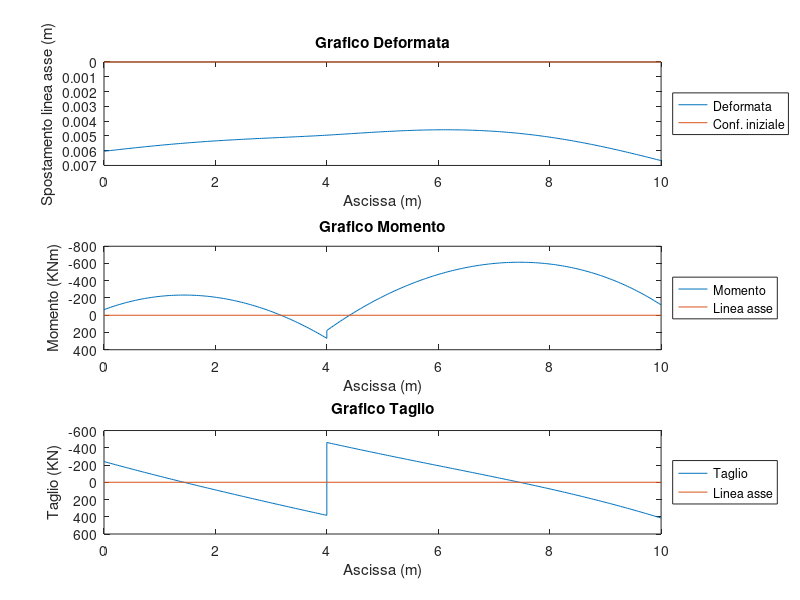

This figure's MATLAB source:
clear all
close all

% Dati numerici
                     
qn=19.5;                    %KN/m
bn=1.3;                     %m
kn=25000;                   %KN/m^3
En=31500000;                %KN/m^3
Jn=0.0634;                  %m^4
Nan=240;                    %KN
Nbn=845;                    %KN
Ncn=415;                    %KN
Man=65;                     %KNm
Mbn=92;                     %KNm
Mcn=120;                    %KNm  
L1n=4;                      %m
L2n=6;                      %m
an=(kn*bn/(4*En*Jn))^(1/4);
qstar=4*an^4*qn/(kn*bn);    %KN/m

n=25;                       

n1=n*4;                     %Numero punti tratto 1
n2=n*6;                     %Numero punti tratto 2
Ds1=L1n/(n1-1);             %Lunghezza intervallo tratto 1
Ds2=L2n/(n2-1);             %Lunghezza intervallo tratto 2

K=zeros(n1+n2+8);           %Matrice coefficienti nulla
B=zeros(n1+n2+8,1);         %Vettore terini noti nullo

for i=1:n1
    K(i,i)=1;
    K(i,i+1)=-4;
    K(i,i+2)=6+4*an^4*Ds1^4;
    K(i,i+3)=-4;
    K(i,i+4)=1;
    B(i,1)=qstar*Ds1^4;
end

for j=i+1:i+n2
    K(j,j+4)=1;
    K(j,j+5)=-4;
    K(j,j+6)=6+4*an^4*Ds2^4;
    K(j,j+7)=-4;
    K(j,j+8)=1;
    B(j,1)=qstar*Ds2^4;
end

%Condizioni al bordo

%Condizione 1
K(j+1,1)=-1;
K(j+1,2)=2;
K(j+1,4)=-2;
K(j+1,5)=1;
B(j+1,1)=2*Nan*Ds1^3/(En*Jn);
%Condizione 2
K(j+2,2)=1;
K(j+2,3)=-2;
K(j+2,4)=1;
B(j+2,1)=Man*Ds1^2/(En*Jn);
%Condizione 3
K(j+3,n1+n2+8)=1;
K(j+3,n1+n2+7)=-2;
K(j+3,n1+n2+5)=2;
K(j+3,n1+n2+4)=-1;
B(j+3,1)=-2*Ncn*Ds2^3/(En*Jn);
%Condizione 4
K(j+4,n1+n2+7)=1;
K(j+4,n1+n2+6)=-2;
K(j+4,n1+n2+5)=1;
B(j+4,1)=Mcn*Ds2^2/(En*Jn);
%Condizione 5
K(j+5,n1+9)=1/Ds2^3;
K(j+5,n1+8)=-2/Ds2^3;
K(j+5,n1+6)=2/Ds2^3;
K(j+5,n1+5)=-1/Ds2^3;
K(j+5,n1+4)=-1/Ds1^3;
K(j+5,n1+3)=2/Ds1^3;
K(j+5,n1+1)=-2/Ds1^3;
K(j+5,n1)=1/Ds1^3;
B(j+5,1)=2*Nbn/(En*Jn);
%Condizione 6
K(j+6,n1+8)=1/Ds1^2;
K(j+6,n1+7)=-2/Ds1^2;
K(j+6,n1+6)=1/Ds1^2;
K(j+6,n1+3)=-1/Ds1^2;
K(j+6,n1+2)=2/Ds1^2;
K(j+6,n1+1)=-1/Ds1^2;
B(j+6,1)=Mbn/(En*Jn);
%Condizione 7
K(j+7,n1+2)=1;
K(j+7,n1+7)=-1;
B(j+7,1)=0;
%Condizione 8
K(j+8,n1+3)=1;
K(j+8,n1+6)=1;
K(j+8,n1+1)=-1;
K(j+8,n1+8)=-1;
B(j+8,1)=0;

W=inv(K)*B;


%% Grafico deformata

Wplot1=W(3:n1+2);
sn1=0:L1n/(n1-1):L1n;
Wplot2=W(n1+7:n1+n2+6);
sn2=0:L2n/(n2-1):L2n;
Wplottot=[Wplot1' Wplot2'];
sntot=[sn1 sn2+L1n];
ind=[0 0];

hold on
subplot(3,1,1)
plot(sntot,Wplottot,[0 L1n+L2n],ind)
title('Grafico Deformata')
xlabel('Ascissa (m)')
ylabel('Spostamento linea asse (m)')
lgd=legend('Deformata','Conf. iniziale','location','eastoutside');
axis ij

%% Grafico momento

W1=W(1:n1+4);
for k=1:n1
    W12(k)=(W1(k+3)-2*W1(k+2)+W1(k+1))/Ds1^2;   %Derivata seconda spostamento tratto 1
end
M1=-En*Jn*W12;                                  %Momento tratto 1

W2=W(n1+5:n1+n2+8);
for m=1:n2
    W22(m)=(W2(m+3)-2*W2(m+2)+W2(m+1))/Ds2^2;   %Derivata seconda spostamento tratto 2
end
M2=-En*Jn*W22;                                  %Momento tratto 2

Mtot=[M1 M2];
stot=[sn1 sn2+L1n];

hold on
subplot(3,1,2)
plot(stot,Mtot,[0 L1n+L2n],ind)
title('Grafico Momento')
xlabel('Ascissa (m)')
ylabel('Momento (KNm)')
lgd=legend('Momento','Linea asse','location','eastoutside');
axis ij

%% Grafico taglio

for t=1:n1
    W13(t)=(W1(t+4)-2*W1(t+3)+2*W1(t+1)-W1(t))/(2*Ds1^3);   %Derivata terza spostamento tratto 1
end
T1=-En*Jn*W13;                                  %Taglio tratto 1

for r=1:n2
    W23(r)=(W2(r+4)-2*W2(r+3)+2*W2(r+1)-W2(r))/(2*Ds2^3);   %Derivata terza spostamento tratto 2
end
T2=-En*Jn*W23;                                  %Taglio tratto 2

Mtot=[T1 T2];
stot=[sn1 sn2+L1n];

hold on
subplot(3,1,3)
plot(stot,Mtot,[0 L1n+L2n],ind)
title('Grafico Taglio')
xlabel('Ascissa (m)')
ylabel('Taglio (KN)')
lgd=legend('Taglio','Linea asse','location','eastoutside');
axis ij